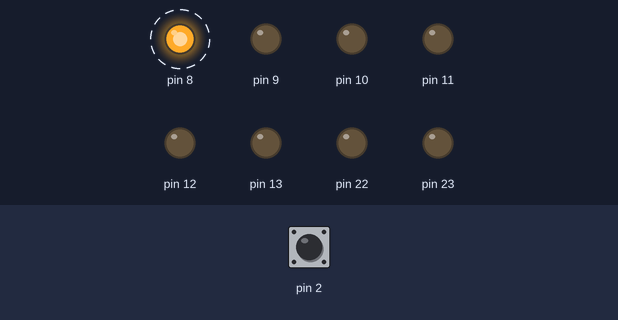
This sketch was run on a simulated Arduino Uno, built with avr-gcc and run on an emulated ATmega328P. Parts: output pins drawn as LEDs (lit = HIGH). Dashed ring = blinking. Inputs (shaded band) come from the test bench; at power-on: pin 2 HIGH.

Above: at 5.05 s.
5.1 s: pin 2 pulled LOW for 0.15 s
At 5.5 s:
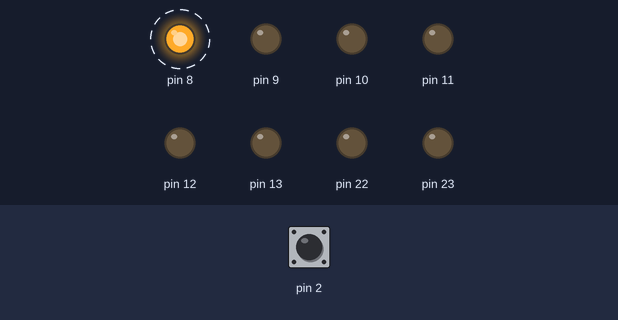
8.1 s: pin 2 pulled LOW for 3.2 s
At 8.3 s:
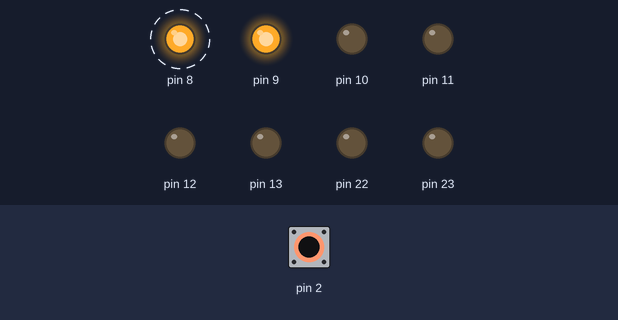
Timing chart, 0 to 18.8 s (numbered marks = the images above; inputs shaded):
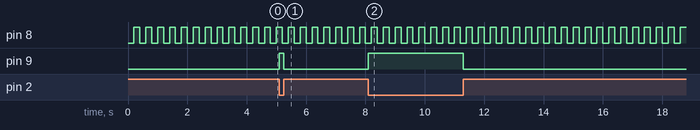

The sketch:

Lab6-HelloInterrupt.ino
```cpp
/*
Demo of using interrupts for doing what they do best --
two things at once.
Flashes LED0 at a fixed rate, interrupting whenever button is pressed.
*/
// ------- Preamble -------- //
#include <avr/io.h>
#include <util/delay.h>
#include <avr/interrupt.h>
#include "pinDefines.h"
ISR(INT0_vect) { /* Run every time there is a change on button */
  if (bit_is_clear(BUTTON_PIN, BUTTON))
  {
    LED_PORT |= (1 << LED1);
  }
  else
  {
    LED_PORT &= ~(1 << LED1);
  }
}
void initInterrupt0(void)
{
  EIMSK |= (1 << INT0); /* enable INT0 */
  EICRA |= (1 << ISC00); /* trigger when button changes */
  sei(); /* set (global) interrupt enable bit */
}
int main(void)
{
  // -------- Inits --------- //
  LED_DDR = 0xff; /* all LEDs active */
  BUTTON_PORT |= (1 << BUTTON); /* pullup */
  initInterrupt0();
  // ------ Event loop ------ //
  while (1)
  {
    _delay_ms(200);
    LED_PORT ^= (1 << LED0);
  } /* End event loop */
  return (0); /* This line is never reached */
}
```

Measured:
- after the input at 5.1 s, pin 9: LOW → HIGH at once, → LOW 0.15 s later
- after the input at 8.1 s, pin 9: LOW → HIGH at once, → LOW 3.2 s later
- by itself, pin 8: alternates HIGH for 0.20 s and LOW for 0.20 s
